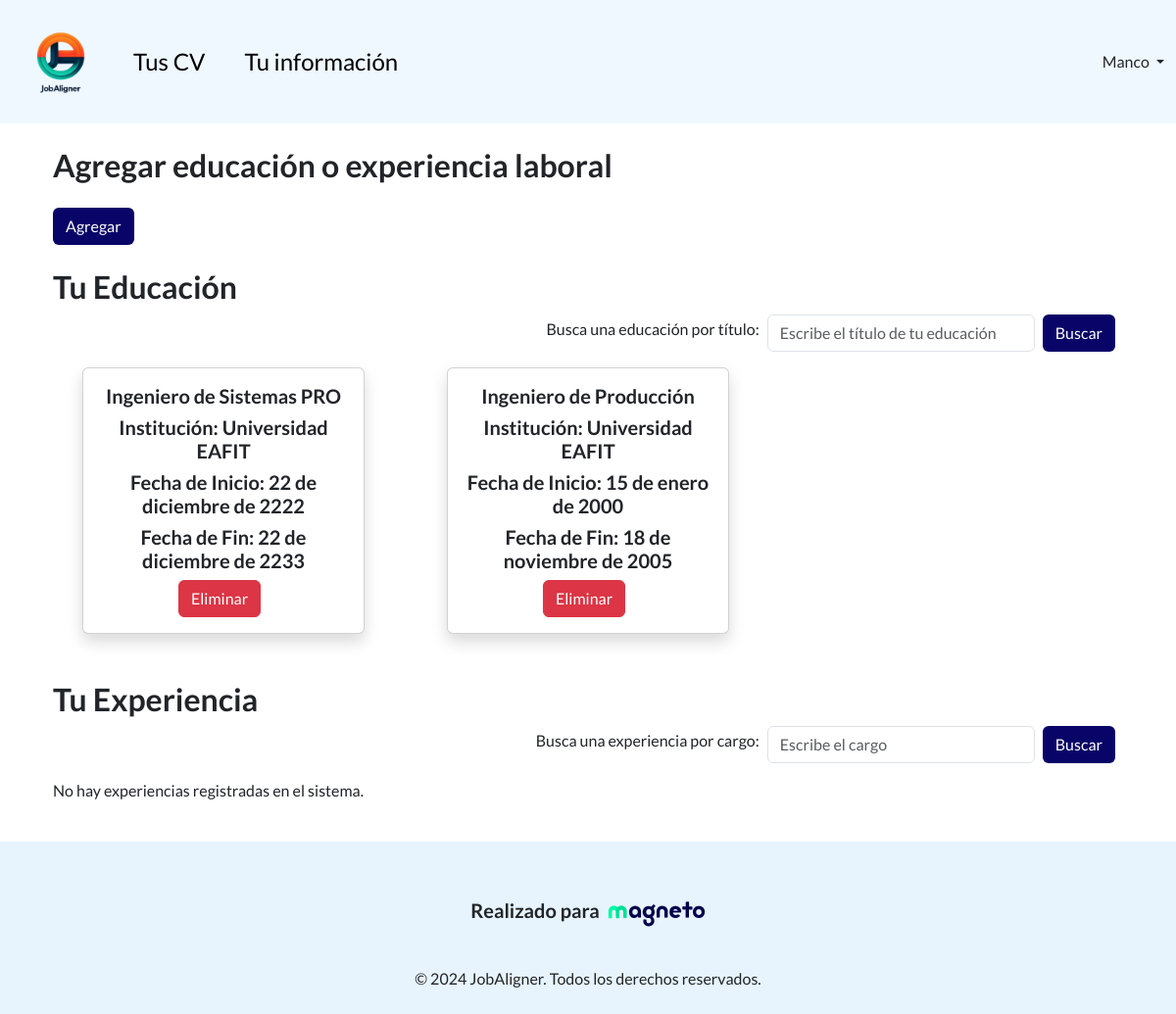
/account/updateAccount/ (signed in), run on an earlier commit of the app's database.
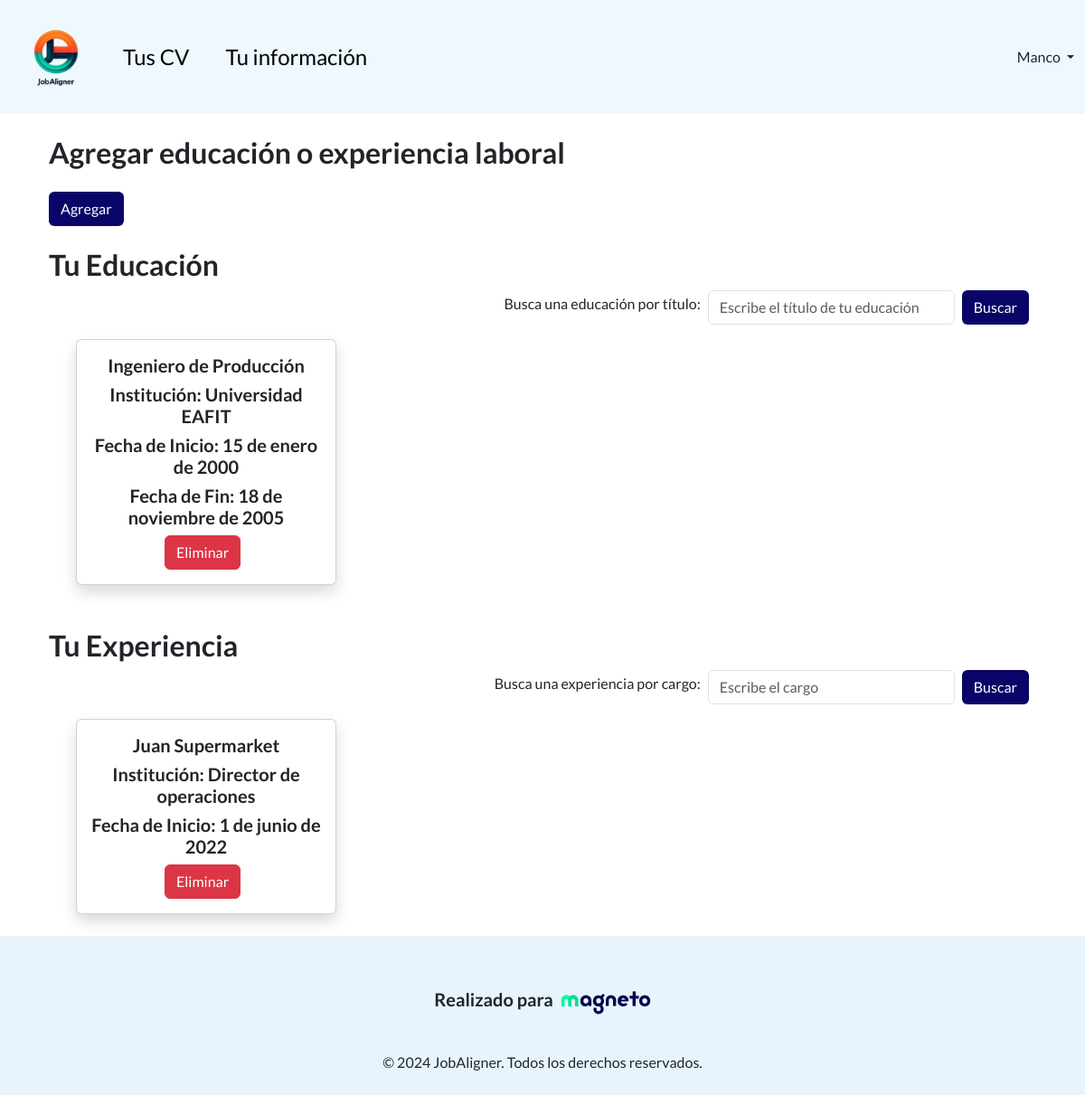
And on a later commit of the database.
### Accounting/models.py (models this page shows)
class Education(models.Model):
    user = models.ForeignKey(User, on_delete=models.CASCADE, related_name='educations')
    degree = models.CharField(max_length=100)
    institution = models.CharField(max_length=200)
    start_date = models.DateField()
    end_date = models.DateField(blank=True, null=True)
    achievements = models.TextField(blank=True)

class WorkExperience(models.Model):
    user = models.ForeignKey(User, on_delete=models.CASCADE, related_name='work_experiences')
    company_name = models.CharField(max_length=200)
    role = models.CharField(max_length=100)
    start_date = models.DateField()
    end_date = models.DateField(blank=True, null=True)
    achievements = models.TextField(blank=True)

### Accounting/views.py (the view)
# urls.py: path('updateAccount/', views.updateAccount, name='updateAccount'),
@login_required
def updateAccount(request):
    user = request.user  # Django's user
    user_profile = User.objects.get(user=user) # Our user
    searchTerm = request.GET.get('searchEducation')
    if searchTerm:
        educations = Education.objects.filter(degree__icontains = searchTerm, user = user_profile)
    else:
        educations = Education.objects.filter(user = user_profile)
    searchTerm2 = request.GET.get('searchExperience')
    if searchTerm2:
        experiences = WorkExperience.objects.filter(role__icontains = searchTerm2, user = user_profile)
    else:
        experiences = WorkExperience.objects.filter(user = user_profile)
    return render(request, 'update.html', {'educations': educations, 'experiences': experiences})

### Accounting/templates/update.html (shortened to what this page needs)
{% extends 'base.html' %}
{% block content %}
<head>
    <link href="https://cdn.jsdelivr.net/npm/bootstrap@5.3.3/dist/css/bootstrap.min.css" rel="stylesheet">
</head>
<body>
<div class="container">
    <br>
    <h2>Agregar educación o experiencia laboral</h2>
    <a class="btn btn-classic mt-3" href="{% url 'experience' %}" role="button">Agregar</a>
    <br>
    <br>
    <h2>Tu Educación</h2>
    <form action="">
        <div class="mb-2 d-flex align-items-center justify-content-end">
            <label for="searchEducation" class="form-label mx-2">Busca una educación por título:</label>
            <input type="text" class="form-control  w-25" name="searchEducation" placeholder="Escribe el título de tu educación"/>
            <button type="submit" class="btn btn-classic mx-2 mb-0">Buscar</button>
        </div>
    </form>
    <div class="row row-cols-1 row-cols-md-3 g-4">
        {% for education in educations %}
        <div class="col d-flex align-items-stretch">
            <div class="card product_card shadow">
                <div class="card-body">
                    <h5 class="card-name fw-bold"> {{ education.degree }}</h5>
                    <h5 class="card-company fw-bold"> Institución: {{ education.institution }}</h5>
                    <h5 class="card-location fw-bold"> Fecha de Inicio: {{ education.start_date }}</h5>
                    {% if education.end_date %}
                        <h5 class="card-location fw-bold"> Fecha de Fin: {{ education.end_date }}</h5>
                    {% endif %}
                    <button type="button" class="btn btn-danger me-2" data-bs-toggle="modal" data-bs-target="#deleteModalEducation{{ education.id }}">
                        Eliminar
                    </button>
                </div>
            </div>
        </div>
        {% endfor %}
    </div>
    <br>
    <br>
    <h2>Tu Experiencia</h2>
    <form action="">
        <div class="mb-2 d-flex align-items-center justify-content-end">
            <label for="searchExperience" class="form-label mx-2">Busca una experiencia por cargo:</label>
            <input type="text" class="form-control  w-25" name="searchEducation" placeholder="Escribe el cargo"/>
            <button type="submit" class="btn btn-classic mx-2 mb-0">Buscar</button>
        </div>
    </form>
    <div class="row row-cols-1 row-cols-md-3 g-4">
        {% for experience in experiences %}
        <div class="col d-flex align-items-stretch">
            <div class="card product_card shadow">
                <div class="card-body">
                    <h5 class="card-name fw-bold"> {{ experience.company_name }}</h5>
                    <h5 class="card-company fw-bold"> Institución: {{ experience.role }}</h5>
                    <h5 class="card-location fw-bold"> Fecha de Inicio: {{ experience.start_date }}</h5>
                    <button type="button" class="btn btn-danger me-2" data-bs-toggle="modal" data-bs-target="#deleteModalExperience{{ experience.id }}">
                        Eliminar
                    </button>
                </div>
            </div>
        </div>
        {% endfor %}
        {% if not experiences %}
            <p class="text">No hay experiencias registradas en el sistema.</p>
        {% endif %}
    </div>
    <br>
</div>
</body>
{% endblock content %}

What changed in the data, as far as the page shows it:
removed Education: degree "Ingeniero de Sistemas PRO", institution "Universidad EAFIT", start_date "22 de diciembre de 2222", end_date "22 de diciembre de 2233"
added WorkExperience: company_name "Juan Supermarket", role "Director de operaciones", start_date "1 de junio de 2022"
Also different on the page:
text no longer shown: "No hay experiencias registradas en el sistema."
